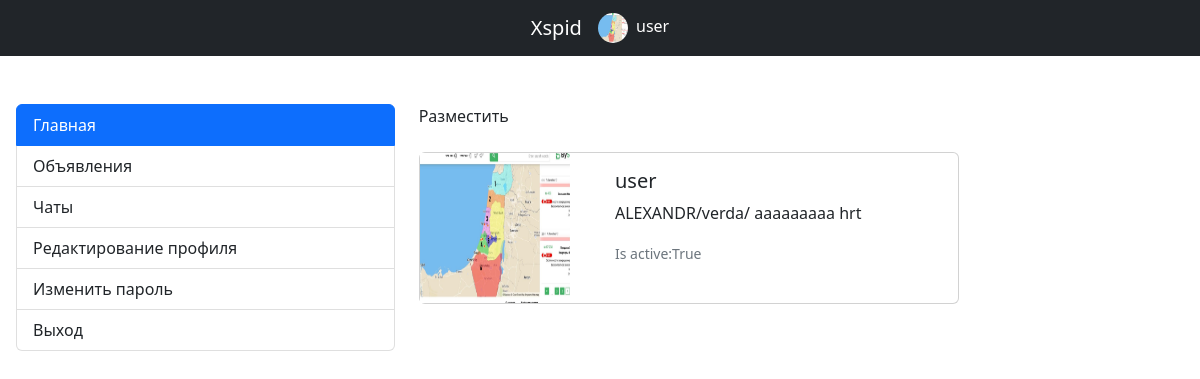
The page /profile/ (signed in) on the database its author committed.
### user_profile/models.py (models this page shows, shortened)
class User(AbstractUser):
    name = models.CharField(max_length=100, unique=True)
    date_joined = models.DateTimeField( auto_now_add=True)
    is_active = models.BooleanField(default=True, db_index=True, verbose_name='Прошел активацию?')
    avatar = models.ImageField(upload_to='avatars/', null=True, blank=True)
    class Meta:
        verbose_name = "user"
        verbose_name_plural = "users"

### user_profile/views.py (the view)
# urls.py: path('profile/', Profile_v.as_view(),name='profile'),
class Profile_v(TemplateView):
    template_name = 'profile/main_profile.html'
    model = User
    def get(self, request, *args, **kwargs):
        self.object = User.objects.all()
        self.user = request.user
        self.ads = Ads.objects.filter(author=request.user.pk)
        if request.user.is_authenticated:
            return super().get(request, *args, **kwargs)
    def get_context_data(self, **kwargs):
        us = User.objects.all()
        context = super().get_context_data(**kwargs)
        context['user'] = self.user
        context['publisher'] = self.object
        context['bbs'] = self.ads
        return context

### main/templates/profile/main_profile.html (shortened to what this page needs)
{% extends "index.html" %}
{% load static %}
{% block content %}
    <div class="row">
        <div class="col-4">
          <div class="list-group" id="list-tab" role="tablist">
            <a class="list-group-item list-group-item-action active"  id="menu" href="{% url 'user_profile:profile' %}" role="tab" aria-controls="list-home">Главная</a>
            <a class="list-group-item list-group-item-action" id="menu" href="{% url 'main:advert' %}" role="tab" aria-controls="list-home">Объявления</a>
            <a class="list-group-item list-group-item-action" id="menu" href="#" role="tab" aria-controls="list-home">Чаты</a>
            <a class="list-group-item list-group-item-action" id="menu" href="{% url 'user_profile:edit' %}" role="tab" aria-controls="list-profile">Редактирование профиля</a>
            <a class="list-group-item list-group-item-action" id="menu"  href="{% url 'user_profile:change_password' %}" role="tab" aria-controls="list-messages">Изменить пароль</a>
            <a class="list-group-item list-group-item-action" id="menu" href="{% url 'user_profile:logout' %}" role="tab" aria-controls="list-settings">Выход</a>
          </div>
        </div>
        <div class="col-8">
          <div class="tab-content" id="nav-tabContent">
            {% block right_of_navbar %}
            {% if user.is_authenticated %}
            <a class="dropdown-item" href="{% url 'main:add_ads' %}">Разместить</a><br>
            <div class="card mb-3" style="max-width: 540px;">
                <div class="row g-0">
                  <div class="col-md-4">
                    {% if user.avatar %}
                    <img src='{{ user.avatar.url }}' width="150" height="150" style="padding:" data-bs-toggle="dropdown" aria-expanded="false">
                        {% else %}
                        <img src="{% static 'img/user-profile-svgrepo-com.svg' %}"  width="100" height="100" >
                        {% endif %}
                  </div>
                  <div class="col-md-8">
                    <div class="card-body">
                      <h5 class="card-title"> {{user.username}}</h5>
                      <p class="card-text">{{user.first_name}}/{{user.last_name}}/ {{user.name}}</p>
                      <p class="card-text"><small class="text-muted">Is active:{{user.is_active}}<br></small></p>
                    </div>
                  </div>
                </div>
              </div>
                {% else %}
                <p>Please login to see this page.</p>
                {% endif %}
          </div>
          {% endblock %}
        </div>
      </div>
    {% endblock %}

### main/templates/index.html (shortened to what this page needs)
{% load static %}
<!doctype html>
<html lang="en">
  <head>
    <link href="https://cdn.jsdelivr.net/npm/bootstrap@5.2.0/dist/css/bootstrap.min.css" rel="stylesheet">
  </head>
  <body>
    <nav class="navbar navbar-dark bg-dark">
        <div class="container-fluid justify-content-center">
          <a class="navbar-brand" href="{% url 'user_profile:main' %}">Xspid</a>
          {% if user.is_authenticated %}
            <div class="btn-group" role="group">
                {% if user.avatar %}
                <div><img src='{{ user.avatar.url }}' width="30" height="30" style="border-radius: 50%" data-bs-toggle="dropdown" aria-expanded="false">
                    {% else %}
                    <img src="{% static 'img/user-profile-svgrepo-com.svg' %}"  width="30" height="30" style="border-radius: 50%" data-bs-toggle="dropdown" aria-expanded="false">
                    {% endif %}
                    <span class="text-white bg-dark mt-1 ms-1"> {{user.username}}</span>
                </div>
            {% else %}
            <a  href="{% url 'user_profile:register' %}">Регистрация</a>/
            <a  href="{% url 'user_profile:login' %}">Вход</a>
            {% endif %}
        </div>
      </nav>
      <div class = 'mt-5 ms-3'>
    {% block content %}
    {% endblock %}
      </div>
</body>
</html>

### rows shown on the page
User: avatar (picture), username "user", first_name "ALEXANDR", last_name "verda", name "aaaaaaaaa hrt", is_active "True"
